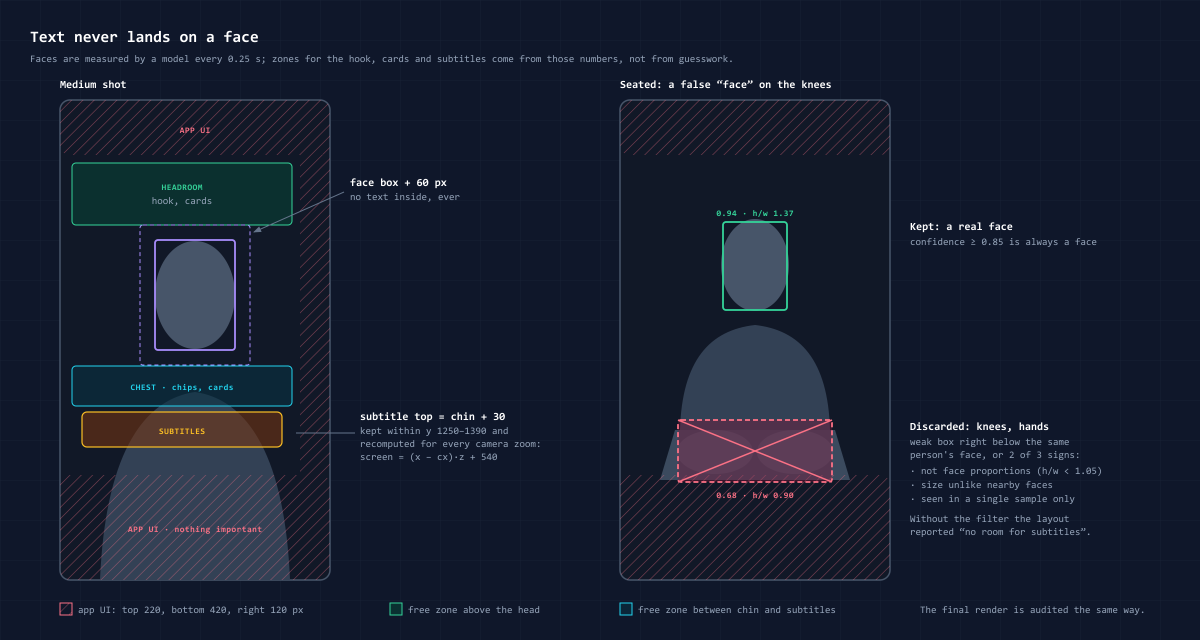
#> input picture plugins/it-reelsmaker/docs/face-layout.png, 2400 x 1280 px (shown at 1/2 size)
$ python -i library_catalog.py   (imports and definitions only)
#> lines starting #> are read from the running program, lines starting #| are printed output that depends on the picture
#> further down, picture is the input picture: PIL image 2400x1280 RGBA; mean R, G, B, A 23.2, 30.8, 48.2, 255
# -*- coding: utf-8 -*-
"""Catalog of your own asset library (sound effects, music, icons, short videos) for the it-reelsmaker skill.

Why: a library folder can hold hundreds of files named like IMG_xxxx. The agent should not open them one by one.
This script reads each file once and records its technical data and your verdict; after that the agent reads
_catalog/catalog.md and the overview sheets.

    python scripts/library_catalog.py                    # update (only changed files are measured again)
    python scripts/library_catalog.py --full             # measure everything again
    python scripts/library_catalog.py --dir <folder> [--verdicts <file>]

The folder: --dir; otherwise every folder in library_dirs (reel settings: defaults, brand inserts) and in
it-reelsmaker.json -> assets_dir (a relative path there is relative to the project folder).

Output in <folder>/_catalog/: catalog.json (everything), catalog.md (to read), sheets/*.jpg + *.txt (overview sheets
of images and videos, 80 per sheet: number on the sheet -> file -> verdict). verdicts.json and memes.json (the
reaction-meme annotation) in _catalog/ are yours: the script never changes them.

What is recorded:
  audio (wav, mp3, m4a, flac, aac, ogg): duration, sound start (silence at the start of the file), peak and mean
    loudness; kind "music" in a top folder named Music (or when the library folder itself is named so), else "sfx";
  images and videos (png, jpg, jpeg, webp; mp4, mov, webm, gif): size, background by the corners (transparent /
    green chroma key / black / white / other), alpha, duration of a video;
  verdict, why and rights_block, from your verdicts file.

Verdicts file: --verdicts FILE, by default <folder>/_catalog/verdicts.json if it exists. The plugin ships no
verdicts: they are yours, for your brand. Paths are relative to the library folder, with forward slashes:

    {
     "defaults": {
      "sfx/whoosh": ["ok", "whip, shot change, card fly-in"],
      "sfx/hits": ["caution", "soft ones on a punch-in; hard ones only for a loud brand tone"],
      "icons/misc": ["caution", "mixed folder: look before use"]
     },
     "files": {
      "icons/misc/IMG_0001.png": {"verdict": "no", "why": "a film still: third-party rights", "rights_block": true},
      "sfx/whoosh/long_whoosh.wav": {"verdict": "caution", "why": "long tail: trim it to 0.5 s"}
     }
    }

  defaults - a rule per folder, [verdict, why]; it covers subfolders too, and the longest matching folder wins;
  files    - exceptions per file: verdict, why and optionally rights_block: true, a ban for third-party rights
             (celebrities, politicians, film stills, stock people) that applies to every brand;
  verdicts - "ok", "caution", "no", "check license".
A file that no rule covers gets "caution" ("no rule for this folder"). Without a verdicts file no entry has a
verdict, and the catalog still lists the technical data. Each catalog entry keeps its verdict in the "verdict" field:
to apply verdicts given for style reasons to a brand, set "asset_verdicts": "verdict" in its brand.json; a "no" for
third-party rights applies to every brand anyway.

Needs ffmpeg and ffprobe in PATH and Pillow (pip install Pillow).
"""
import argparse, json, os, re, shutil, subprocess, sys, tempfile
from pathlib import Path

try:
    from PIL import Image, ImageDraw
except ImportError:  # --help works without Pillow; a run says what to install
    Image = ImageDraw = None

sys.path.insert(0, str(Path(__file__).resolve().parent))
from reels_common import local_media_args, load_config, load_json, locked, project_root, project_settings, save_json, save_text, utf8_stdio, warn

ROOT = None   # the library folder being cataloged (main)
OUT = None    # ROOT / "_catalog"
AUDIO = {".wav", ".mp3", ".m4a", ".flac", ".aac", ".ogg"}
VIDEO = {".mp4", ".mov", ".webm", ".gif"}
IMAGE = {".png", ".jpg", ".jpeg", ".webp"}
VERDICT_WORDS = ("ok", "caution", "no", "check license")
# Top folder names that hold music (case-insensitive); any other audio is a sound effect. The last one is the Russian
# word for "music", given as Unicode code points so that this file stays plain English text.
MUSIC_DIRS = {"music", "musik", "musique", "musica", "".join(chr(int(c, 16)) for c in "43c 443 437 44b 43a 430".split())}


def run(args):
    return subprocess.run(local_media_args(args), capture_output=True, text=True, encoding="utf-8", errors="replace")


# [27 lines left out: functions probe, audio_info, audio_kind, not called in this run]


def bg_of(im):
    """Background by the corners: transparent / green chroma key / black / white / other."""
    im = im.convert("RGBA").resize((64, 64))
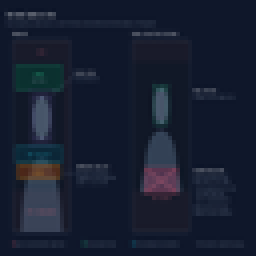
#> im: PIL image 64x64 RGBA (shown 4 times larger); mean R, G, B, A 23.2, 30.7, 48.1, 255
    px = [im.getpixel(xy) for xy in [(1, 1), (62, 1), (1, 62), (62, 62)]]
#> px = [(15, 23, 42, 255), (15, 23, 42, 255), (15, 23, 42, 255), (15, 23, 42, 255)]
    if all(a < 20 for *_, a in px):
        return "transparent"
    r, g, b = [sum(c[i] for c in px) / 4 for i in range(3)]
#> r = 15; g = 23; b = 42
    if g > 180 and r < 90 and b < 90:
        return "green chroma key"
    if max(r, g, b) < 30:
        return "black"
    if min(r, g, b) > 225:
        return "white"
    return "other"


# [297 lines left out: functions grab_frame, placeholder, visual_info, _pair, load_verdicts, rights_block and 7 more, not called in this run]


# [2 lines not run here, left out]

>>> from PIL import Image
>>> picture = Image.open('../../../docs/face-layout.png')
>>> result = bg_of(picture)
#> result = 'other'
